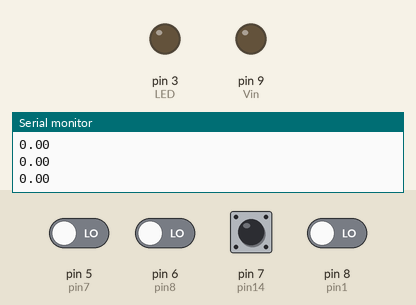
The sketch below on a simulated Arduino Uno, built with avr-gcc and run on an emulated ATmega328P. Shown: output pins drawn as LEDs (lit = HIGH), the last lines printed to the serial monitor. The test bench sets the inputs (shaded band); at power-on: pin 7 (pin14) HIGH, pin 5 (pin7), pin 6 (pin8), pin 8 (pin1) LOW.

Above: at 2.5 s.
At 7.5 s:
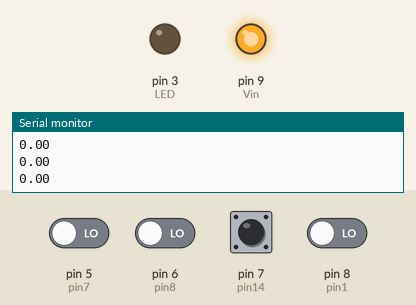
Timing chart, 0 to 13.0 s (numbered marks = the images above):
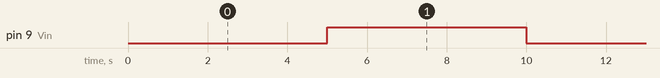

The sketch:

testRelay.ino
```cpp
#define pin14 7
#define pin1 8
#define pin8 6
#define pin7 5
#define Vin 9
#define LED 3

void setup() {
  // put your setup code here, to run once:
  pinMode(pin1, INPUT);
  pinMode(pin8, INPUT);
  pinMode(pin14, INPUT);
  pinMode(pin7, INPUT);
  pinMode(Vin, OUTPUT);
  pinMode(LED, OUTPUT);

  Serial.begin(9600);
  Serial.println("Ready");

  //digitalWrite(Vin, HIGH);
  //delay(1000);
  //digitalWrite(LED, HIGH);
  //delay(1000);
  //digitalWrite(LED, LOW);
  //digitalWrite(Vin, LOW);
}

int status14 = 0;
int status1 = 0;
int status8 = 0;
int status7 = 0;

void loop() {
  // put your main code here, to run repeatedly:
  //while (digitalRead(Vin)){
//  if (digitalRead(pin14)==digitalRead(pin1)){
//    Serial.println("pin 14 and 1 in same voltage");
//    delay(5000);
//  }
  //}
  digitalWrite(Vin, LOW);
  double *command = checkstatus();
    for(int i = 0; i < 3; i++)  {
    Serial.println(command[i]);
    }
  delay(5000);

  digitalWrite(Vin, HIGH);
  double *highcommand = checkstatus();
    for(int i = 0; i < 3; i++)  {
    Serial.println(highcommand[i]);
    }
  delay(5000);
}

double* checkstatus(){
  status14 = digitalRead(pin14);
  status1 = digitalRead(pin1);
  status8 = digitalRead(pin8);
  status7 = digitalRead(pin7);

  static double inputs[3];
  //int i = 1;
  while(1){
    if (status14 == status1){
      inputs[0] = 1;
    }
    else if (status14 != status1){
      inputs[0] = 0;
    }
    if (status14 == status7){
      inputs[1] = 1;
    }
    else if (status14 != status7){
      inputs[1] = 0;
    }
    if (status14 == status8){
      inputs[2] = 1;
    }
    else if (status14 != status8){
      inputs[2] = 0;
    }

    return inputs;
//    else {
//      //int i = 1;
//      inputs[0] = 0;
//      inputs[1] = 0;
//      inputs[2] = 0;
//      return inputs;
//    }
  }
}
```

Measured:
- by itself, pin 9 (Vin): alternates HIGH for 5.0 s and LOW for 5.0 s
